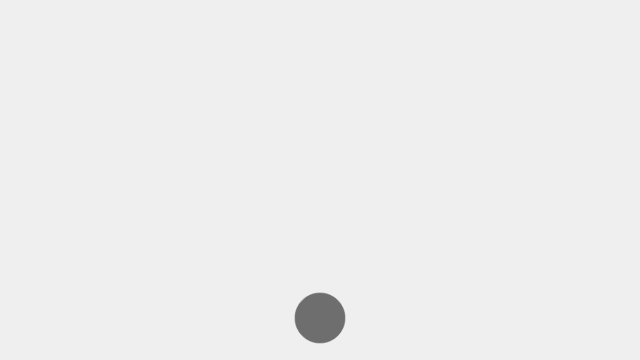
<?xml version="1.0" encoding="UTF-8"?>
<ui version="4.0">
 <class>VideoWidget</class>
 <widget class="QWidget" name="VideoWidget">
  <property name="geometry">
   <rect>
    <x>0</x>
    <y>0</y>
    <width>640</width>
    <height>360</height>
   </rect>
  </property>
  <property name="windowTitle">
   <string>VideoWidget</string>
  </property>
  <property name="minimumSize">
   <size>
    <width>320</width>
    <height>180</height>
   </size>
  </property>
  <layout class="QVBoxLayout" name="verticalLayout">
   <property name="leftMargin">
    <number>16</number>
   </property>
   <property name="topMargin">
    <number>16</number>
   </property>
   <property name="rightMargin">
    <number>16</number>
   </property>
   <property name="bottomMargin">
    <number>16</number>
   </property>
   <item>
    <spacer name="topSpacer">
     <property name="orientation">
      <enum>Qt::Vertical</enum>
     </property>
     <property name="sizeHint" stdset="0">
      <size>
       <width>20</width>
       <height>40</height>
      </size>
     </property>
    </spacer>
   </item>
   <item>
    <layout class="QHBoxLayout" name="controlsLayout">
     <item>
      <spacer name="leftSpacer">
       <property name="orientation">
        <enum>Qt::Horizontal</enum>
       </property>
       <property name="sizeHint" stdset="0">
        <size>
         <width>40</width>
         <height>20</height>
        </size>
       </property>
      </spacer>
     </item>
     <item>
      <widget class="QPushButton" name="playButton">
       <property name="minimumSize">
        <size>
         <width>52</width>
         <height>52</height>
        </size>
       </property>
       <property name="maximumSize">
        <size>
         <width>52</width>
         <height>52</height>
        </size>
       </property>
       <property name="cursor">
        <cursorShape>PointingHandCursor</cursorShape>
       </property>
       <property name="styleSheet">
        <string notr="true">QPushButton {
    border: 1px solid rgba(255, 255, 255, 80);
    border-radius: 26px;
    background-color: rgba(20, 20, 20, 150);
    color: rgb(235, 235, 235);
}

QPushButton:hover {
    background-color: rgba(35, 35, 35, 180);
}

QPushButton:checked {
    background-color: rgba(230, 230, 230, 210);
    color: rgb(30, 30, 30);
}</string>
       </property>
       <property name="text">
        <string></string>
       </property>
       <property name="checkable">
        <bool>true</bool>
       </property>
      </widget>
     </item>
     <item>
      <spacer name="rightSpacer">
       <property name="orientation">
        <enum>Qt::Horizontal</enum>
       </property>
       <property name="sizeHint" stdset="0">
        <size>
         <width>40</width>
         <height>20</height>
        </size>
       </property>
      </spacer>
     </item>
    </layout>
   </item>
  </layout>
 </widget>
 <resources/>
 <connections/>
</ui>
